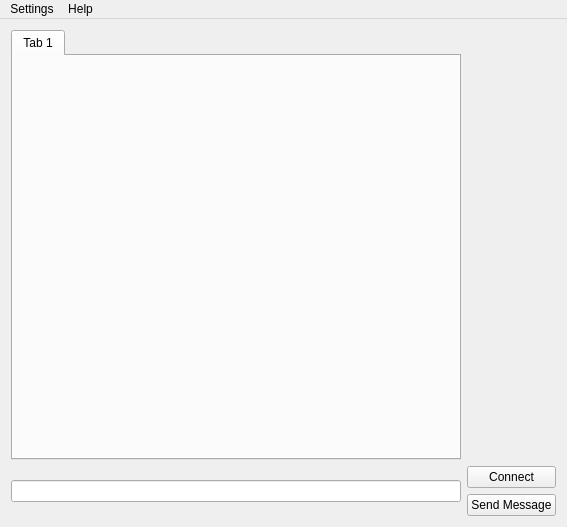
<?xml version="1.0" encoding="UTF-8"?>
<ui version="4.0">
 <class>MainWindow</class>
 <widget class="QMainWindow" name="MainWindow">
  <property name="geometry">
   <rect>
    <x>0</x>
    <y>0</y>
    <width>567</width>
    <height>527</height>
   </rect>
  </property>
  <property name="windowTitle">
   <string>MainWindow</string>
  </property>
  <widget class="QWidget" name="centralWidget">
   <layout class="QGridLayout" name="gridLayout">
    <item row="3" column="1" colspan="2">
     <widget class="QPushButton" name="pushButton_2">
      <property name="text">
       <string>Send Message</string>
      </property>
     </widget>
    </item>
    <item row="2" column="1" colspan="2">
     <widget class="QPushButton" name="pushButton">
      <property name="text">
       <string>Connect</string>
      </property>
     </widget>
    </item>
    <item row="2" column="0" rowspan="2">
     <widget class="QLineEdit" name="message"/>
    </item>
    <item row="1" column="0">
     <widget class="QTabWidget" name="tabWidget">
      <property name="currentIndex">
       <number>0</number>
      </property>
      <widget class="IrcTab" name="tab">
       <property name="enabled">
        <bool>true</bool>
       </property>
       <attribute name="title">
        <string>Tab 1</string>
       </attribute>
       <layout class="QGridLayout" name="gridLayout_2"/>
      </widget>
     </widget>
    </item>
   </layout>
  </widget>
  <widget class="QMenuBar" name="menuBar">
   <property name="geometry">
    <rect>
     <x>0</x>
     <y>0</y>
     <width>567</width>
     <height>26</height>
    </rect>
   </property>
   <widget class="QMenu" name="menuSettings">
    <property name="title">
     <string>Settings</string>
    </property>
   </widget>
   <widget class="QMenu" name="menuHelp">
    <property name="title">
     <string>Help</string>
    </property>
   </widget>
   <addaction name="menuSettings"/>
   <addaction name="menuHelp"/>
  </widget>
 </widget>
 <layoutdefault spacing="6" margin="11"/>
 <customwidgets>
  <customwidget>
   <class>IrcTab</class>
   <extends>QWidget</extends>
   <header location="global">irctab.h</header>
   <container>1</container>
  </customwidget>
 </customwidgets>
 <resources/>
 <connections>
  <connection>
   <sender>pushButton</sender>
   <signal>clicked()</signal>
   <receiver>MainWindow</receiver>
   <slot>connectToServer()</slot>
   <hints>
    <hint type="sourcelabel">
     <x>557</x>
     <y>483</y>
    </hint>
    <hint type="destinationlabel">
     <x>462</x>
     <y>444</y>
    </hint>
   </hints>
  </connection>
  <connection>
   <sender>pushButton_2</sender>
   <signal>clicked()</signal>
   <receiver>MainWindow</receiver>
   <slot>sendMessage()</slot>
   <hints>
    <hint type="sourcelabel">
     <x>557</x>
     <y>517</y>
    </hint>
    <hint type="destinationlabel">
     <x>466</x>
     <y>496</y>
    </hint>
   </hints>
  </connection>
  <connection>
   <sender>message</sender>
   <signal>returnPressed()</signal>
   <receiver>pushButton_2</receiver>
   <slot>click()</slot>
   <hints>
    <hint type="sourcelabel">
     <x>288</x>
     <y>489</y>
    </hint>
    <hint type="destinationlabel">
     <x>557</x>
     <y>517</y>
    </hint>
   </hints>
  </connection>
 </connections>
 <slots>
  <slot>connectToServer()</slot>
  <slot>sendMessage()</slot>
  <slot>pong()</slot>
 </slots>
</ui>
